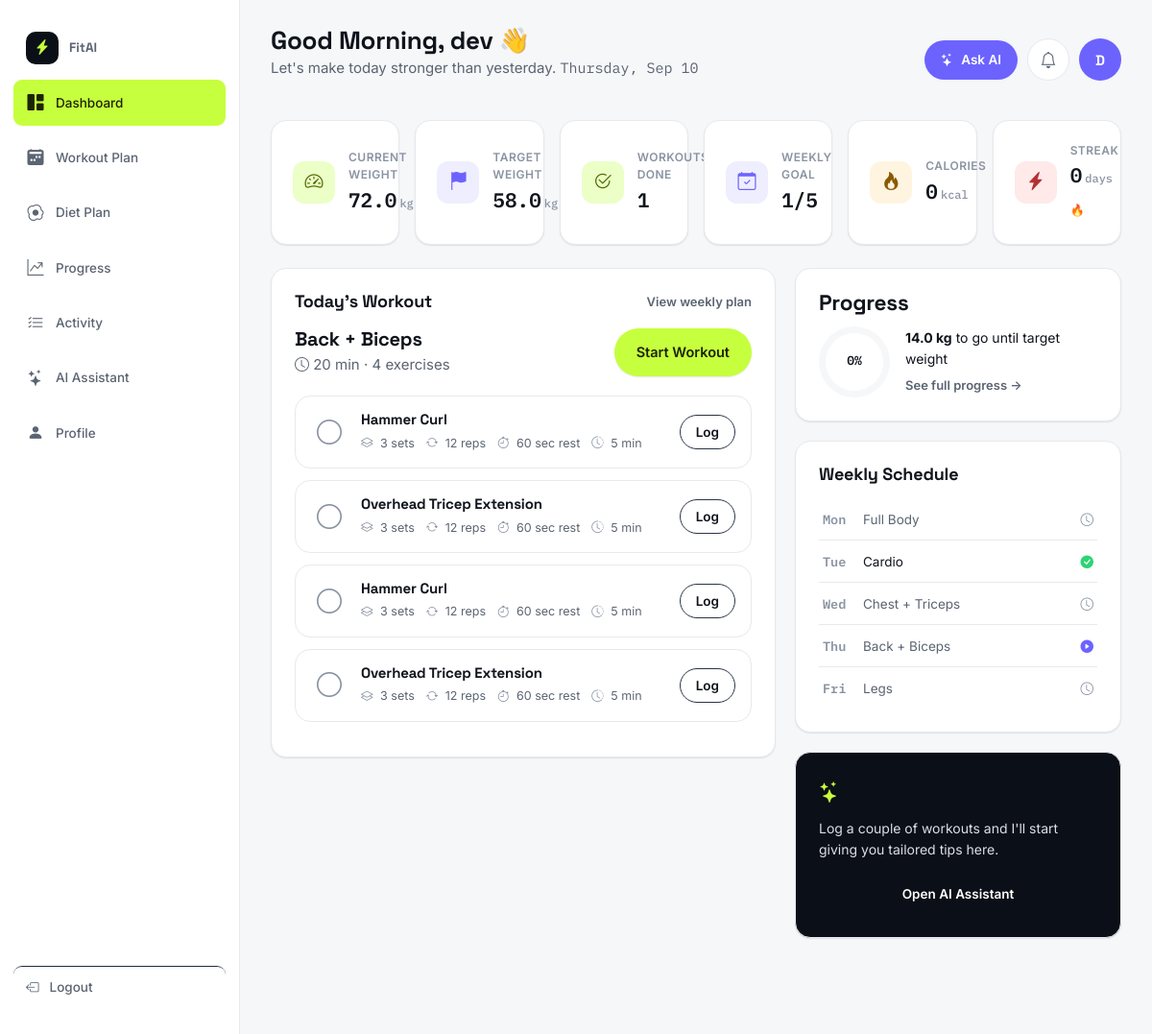
The app's page /dashboard/ (signed in) with its own data.
### core/models.py (models this page shows, shortened)
class UserProfile(models.Model):
    user = models.OneToOneField(User, on_delete=models.CASCADE, related_name="profile")
    mobile = models.CharField(max_length=20, blank=True)
    goal = models.CharField(max_length=30, choices=GOAL_CHOICES, blank=True)
    age = models.PositiveSmallIntegerField(null=True, blank=True)
    gender = models.CharField(max_length=10, choices=GENDER_CHOICES, blank=True)
    height_cm = models.FloatField(null=True, blank=True)
    weight_kg = models.FloatField(null=True, blank=True)
    target_weight_kg = models.FloatField(null=True, blank=True)
    fitness_level = models.CharField(max_length=20, choices=FITNESS_LEVEL_CHOICES, default="Beginner")
    activity_level = models.CharField(max_length=20, choices=ACTIVITY_LEVEL_CHOICES, default="Moderately Active")
    measurements = models.CharField(max_length=255, blank=True)
    workout_location = models.CharField(max_length=10, choices=LOCATION_CHOICES, blank=True)
    workout_days = models.PositiveSmallIntegerField(default=5)
    workout_duration = models.CharField(max_length=20, blank=True)
    workout_time = models.CharField(max_length=20, blank=True)
    equipment = models.JSONField(default=list, blank=True)
    onboarding_complete = models.BooleanField(default=False)
    created_at = models.DateTimeField(auto_now_add=True)
    @property
    def initial(self):
        name = (self.user.get_full_name() or self.user.username or "?").strip()
        return name[0].upper() if name else "?"

class WorkoutDay(models.Model):
    plan = models.ForeignKey(WorkoutPlan, on_delete=models.CASCADE, related_name="days")
    day = models.CharField(max_length=10, choices=DAY_CHOICES)
    title = models.CharField(max_length=120)
    is_rest = models.BooleanField(default=False)
    order = models.PositiveSmallIntegerField(default=0)
    class Meta:
        unique_together = ("plan", "day")
        ordering = ["order"]

class Exercise(models.Model):
    name = models.CharField(max_length=120, unique=True)
    muscle_group = models.CharField(max_length=60, blank=True)
    equipment = models.CharField(max_length=120, blank=True)
    difficulty = models.CharField(max_length=20, choices=FITNESS_LEVEL_CHOICES, default="Beginner")
    default_sets = models.PositiveSmallIntegerField(default=3)
    default_reps = models.PositiveSmallIntegerField(default=10)
    default_rest_seconds = models.PositiveSmallIntegerField(default=60)
    calories_per_set = models.PositiveSmallIntegerField(default=8)

### core/views.py (the view)
# urls.py: path("dashboard/", views.dashboard, name="dashboard"),
@login_required
def dashboard(request):
    user = request.user
    profile, _ = m.UserProfile.objects.get_or_create(user=user)
    if not profile.onboarding_complete:
        return redirect("onboarding_goal")
    plan = m.WorkoutPlan.objects.filter(user=user, is_active=True).prefetch_related("days__exercises__exercise").first()
    today_key = DAY_ORDER[timezone.now().weekday()]
    today = timezone.now().date()
    weekly_cards = []
    today_wd = None
    if plan:
        completed_days = set(m.WorkoutSessionCompletion.objects.filter(user=user, day__plan=plan).values_list("day_id", flat=True))
        for wd in plan.days.all():
            if wd.day == today_key:
                today_wd = wd
                status = "today"
            elif wd.is_rest:
                status = "rest"
            elif wd.id in completed_days:
                status = "completed"
            else:
                status = "upcoming"
            weekly_cards.append({"day": DAY_LABEL[wd.day], "title": wd.title, "status": status,
                                  "url": f"/dashboard/workout-detail/{wd.day}/"})
    today_exercises = []
    today_duration = 0
    if today_wd and not today_wd.is_rest:
        logs_today = {l.day_exercise_id: l for l in m.WorkoutLog.objects.filter(user=user, date=today, day_exercise__day=today_wd)}
        for de in today_wd.exercises.select_related("exercise"):
            log = logs_today.get(de.id)
            done = bool(log and log.completed)
            today_exercises.append({"id": de.id, "name": de.exercise.name, "sets": de.sets, "reps": de.reps,
                                     "rest": de.rest_label, "duration": de.duration_label, "done": done})
            today_duration += int(de.duration_label.split()[0])
    workouts_done = m.WorkoutSessionCompletion.objects.filter(user=user).count()
    week_start = today - timezone.timedelta(days=today.weekday())
    week_done = m.WorkoutSessionCompletion.objects.filter(user=user, date__gte=week_start).count()
    calories_today = m.ProgressEntry.objects.filter(user=user, date=today).values_list("calories", flat=True).first() or 0
    streak = 0
    d = today
    dates = set(m.WorkoutSessionCompletion.objects.filter(user=user).values_list("date", flat=True))
    while d in dates:
        streak += 1
        d = d - timezone.timedelta(days=1)
    weight_to_go = None
    ring_pct = 0
    if profile.weight_kg and profile.target_weight_kg:
        weight_to_go = round(abs(profile.target_weight_kg - profile.weight_kg), 1)
        start_weight = m.ProgressEntry.objects.filter(user=user).order_by("date").values_list("weight_kg", flat=True).first() or profile.weight_kg
        total_span = abs(start_weight - profile.target_weight_kg) or 1
        traveled = abs(start_weight - profile.weight_kg)
        ring_pct = min(100, round((traveled / total_span) * 100))
    mini_schedule = []
    if plan:
        completed_days = set(m.WorkoutSessionCompletion.objects.filter(user=user, day__plan=plan).values_list("day_id", flat=True))
        for wd in list(plan.days.all())[:5]:
            if wd.day == today_key:
                state = "is-today"
            elif wd.id in completed_days:
                state = "is-done"
            else:
                state = ""
            mini_schedule.append({"short": DAY_LABEL[wd.day].title(), "title": wd.title, "state": state,
                                   "is_rest": wd.is_rest, "past": wd.order < timezone.now().weekday()})
    ai_tip = "Log a couple of workouts and I'll start giving you tailored tips here."
    strongest = m.StrengthRecord.objects.filter(user=user).order_by("-best_weight_kg").first()
    if strongest:
        ai_tip = f'"You\'re making progress on {strongest.exercise.name} — want a slightly heavier set today?"'
    context = {
        "profile": profile,
        "greeting_name": user.first_name or user.username,
        "weekly_cards": weekly_cards,
        "today_workout": today_wd,
        "today_exercises": today_exercises,
        "today_duration": today_duration,
        "workouts_done": workouts_done,
        "week_done": week_done,
        "weekly_goal": profile.workout_days,
        "weekly_progress_label": f"{week_done}/{profile.workout_days}",
        "calories_today": calories_today,
        "streak": streak,
        "weight_to_go": weight_to_go,
        "ring_pct": ring_pct,
        "mini_schedule": mini_schedule,
        "ai_tip": ai_tip,
    }
    return render(request, "dashboard/dashboard.html", context)

### templates/dashboard/dashboard.html (shortened to what this page needs)
{% extends "base.html" %}
{% load static %}
{% block extra_css %}<link rel="stylesheet" href="{% static 'css/dashboard.css' %}">{% endblock %}
{% block content %}
<div class="app-shell">
  {% include "components/sidebar.html" with active="dashboard" %}
  <main class="main-content" id="main-content">
    <div class="topbar">
      <div class="topbar__greeting">
        <h1>Good Morning, {{ greeting_name }} 👋</h1>
        <p class="muted">Let's make today stronger than yesterday. <span class="mono" id="todayDate"></span></p>
      </div>
      <div class="topbar__actions">
        <a href="/ai-assistant/" class="btn btn-violet btn-sm"><i class="bi bi-stars"></i> Ask AI</a>
        <button class="icon-btn" id="notifBtn" aria-haspopup="true" aria-expanded="false" aria-label="Notifications">
          <i class="bi bi-bell"></i>{% if unread_notifications_count %}<span class="badge-dot"></span>{% endif %}
        </button>
        <a href="/dashboard/profile/" class="avatar">{{ profile.initial }}</a>
      </div>
    </div>
    <div class="stat-grid" id="statGrid">
      {% include "components/stat_card.html" with icon="bi-speedometer2" label="Current Weight" value=profile.weight_kg|default:"—" unit="kg" tone="lime" %}
      {% include "components/stat_card.html" with icon="bi-flag-fill" label="Target Weight" value=profile.target_weight_kg|default:"—" unit="kg" tone="violet" %}
      {% include "components/stat_card.html" with icon="bi-check2-circle" label="Workouts Done" value=workouts_done unit="" tone="lime" %}
      {% include "components/stat_card.html" with icon="bi-calendar-check" label="Weekly Goal" value=weekly_progress_label unit="" tone="violet" %}
      {% include "components/stat_card.html" with icon="bi-fire" label="Calories" value=calories_today unit="kcal" tone="amber" %}
      {% include "components/stat_card.html" with icon="bi-lightning-charge-fill" label="Streak" value=streak unit="days 🔥" tone="red" %}
    </div>
    <div class="dash-grid">
      <section class="card card-pad">
        <div class="section-head">
          <h2>Today's Workout</h2>
          <a href="/dashboard/workout-plan/" class="muted" style="font-size:13px;font-weight:600;">View weekly plan</a>
        </div>
        {% if today_workout and not today_workout.is_rest %}
        <div class="today-workout-head">
          <div>
            <h3>{{ today_workout.title }}</h3>
            <span class="muted"><i class="bi bi-clock"></i> {{ today_duration }} min · {{ today_exercises|length }} exercises</span>
          </div>
          <a href="/dashboard/workout-session/?day={{ today_workout.day }}" class="btn btn-primary">Start Workout</a>
        </div>
        {% for ex in today_exercises %}
        {% include "components/exercise_card.html" with id=ex.id name=ex.name sets=ex.sets reps=ex.reps rest=ex.rest duration=ex.duration done=ex.done %}
        {% empty %}
        <p class="muted">No exercises scheduled — check your weekly plan.</p>
        {% endfor %}
        {% endif %}
      </section>
      <div class="dash-side">
        <section class="card card-pad">
          <h2>Progress</h2>
          <div class="progress-summary">
            <span class="ring" style="--val:{{ ring_pct }}"><span>{{ ring_pct }}%</span></span>
            <div>
              {% if weight_to_go %}
              <p><strong>{{ weight_to_go }} kg</strong> to go until target weight</p>
              {% else %}
              <p>Set a target weight in your profile to track progress here.</p>
              {% endif %}
              <a href="/dashboard/progress/" class="muted" style="font-size:13px;font-weight:600;">See full progress →</a>
            </div>
          </div>
        </section>
        <section class="card card-pad">
          <div class="section-head">
            <h2>Weekly Schedule</h2>
          </div>
          <ul class="mini-schedule">
            {% for item in mini_schedule %}
            <li class="{{ item.state }}"><span>{{ item.short }}</span> {{ item.title }}
              {% if item.state == 'is-done' %}<i class="bi bi-check-circle-fill"></i>
              {% elif item.state == 'is-today' %}<i class="bi bi-play-circle-fill"></i>
              {% elif item.is_rest %}<i class="bi bi-moon-stars-fill"></i>
              {% else %}<i class="bi bi-clock"></i>{% endif %}
            </li>
            {% empty %}
            <li><span>—</span> No plan yet</li>
            {% endfor %}
          </ul>
        </section>
        <section class="card card-pad ai-teaser">
          <i class="bi bi-stars"></i>
          <p>{{ ai_tip }}</p>
          <a href="/ai-assistant/" class="btn btn-dark btn-sm btn-block">Open AI Assistant</a>
        </section>
      </div>
    </div>
  </main>
</div>
{% endblock %}

### templates/base.html (shortened to what this page needs)
{% load static %}<!DOCTYPE html>
<html lang="en">
<head>
<link rel="stylesheet" href="https://cdn.jsdelivr.net/npm/bootstrap-icons@1.11.3/font/bootstrap-icons.css">
<link rel="stylesheet" href="{% static 'css/style.css' %}">
<link rel="stylesheet" href="{% static 'css/responsive.css' %}">
<link rel="stylesheet" href="{% static 'css/auth.css' %}">
{% block extra_css %}{% endblock %}
</head>
<body class="{% block body_class %}{% endblock %}">
{% block content %}{% endblock %}
</body>
</html>

### templates/components/sidebar.html
{% load static %}
<aside class="sidebar" id="sidebar">
  <a href="/dashboard/" class="brand sidebar__brand">
    <span class="brand__mark"><i class="bi bi-lightning-charge-fill"></i></span>
    <span class="brand__name">FitAI</span>
  </a>
  <nav class="sidebar__nav" aria-label="Dashboard">
    <a href="/dashboard/" class="{% if active == 'dashboard' %}is-active{% endif %}"><i class="bi bi-grid-1x2-fill"></i><span>Dashboard</span></a>
    <a href="/dashboard/workout-plan/" class="{% if active == 'workout' %}is-active{% endif %}"><i class="bi bi-calendar2-week-fill"></i><span>Workout Plan</span></a>
    <a href="/dashboard/diet-plan/" class="{% if active == 'diet' %}is-active{% endif %}"><i class="bi bi-egg-fried"></i><span>Diet Plan</span></a>
    <a href="/dashboard/progress/" class="{% if active == 'progress' %}is-active{% endif %}"><i class="bi bi-graph-up-arrow"></i><span>Progress</span></a>
    <a href="/dashboard/activity/" class="{% if active == 'activity' %}is-active{% endif %}"><i class="bi bi-list-check"></i><span>Activity</span></a>
    <a href="/ai-assistant/" class="{% if active == 'ai' %}is-active{% endif %}"><i class="bi bi-stars"></i><span>AI Assistant</span></a>
    <a href="/dashboard/profile/" class="{% if active == 'profile' %}is-active{% endif %}"><i class="bi bi-person-fill"></i><span>Profile</span></a>
  </nav>
  <a href="/logout/" class="sidebar__logout"><i class="bi bi-box-arrow-left"></i><span>Logout</span></a>
</aside>

### templates/components/stat_card.html
<div class="stat-card">
  <div class="stat-card__icon tone-{{ tone|default:'lime' }}"><i class="bi {{ icon }}"></i></div>
  <div class="stat-card__body">
    <span class="stat-card__label">{{ label }}</span>
    <span class="stat-card__value">{{ value }}<small>{{ unit }}</small></span>
  </div>
</div>

### templates/components/exercise_card.html
<div class="exercise-card {% if done %}is-done{% endif %}" data-exercise data-id="{{ id|default:'' }}">
  <button class="exercise-card__check" type="button" aria-pressed="{{ done|yesno:'true,false' }}" aria-label="Mark {{ name }} complete">
    <i class="bi {% if done %}bi-check-circle-fill{% else %}bi-circle{% endif %}"></i>
  </button>
  <div class="exercise-card__body">
    <h4>{{ name }}</h4>
    <div class="exercise-card__meta">
      <span><i class="bi bi-layers"></i> {{ sets }} sets</span>
      <span><i class="bi bi-arrow-repeat"></i> {{ reps }} reps</span>
      <span><i class="bi bi-stopwatch"></i> {{ rest }} rest</span>
      <span><i class="bi bi-clock-history"></i> {{ duration }}</span>
    </div>
  </div>
  <button class="btn btn-outline btn-sm exercise-card__log" type="button">Log</button>
</div>

### records on screen
UserProfile: initial "D", weight_kg "72.0 58.0"
WorkoutDay: title "Back + Biceps", is_rest False (drawn), title "Back + Biceps"
Exercise: today_exercises "Hammer Curl" "Hammer Curl"
Exercise: today_exercises "Overhead Tricep Extension" "Overhead Tricep Extension"
WorkoutDay: title "Full Body"
WorkoutDay: title "Cardio"
WorkoutDay: title "Chest + Triceps"
WorkoutDay: title "Legs"

### other values on screen
{{ greeting_name }} "dev"
{{ label }} "CURRENT WEIGHT TARGET WEIGHT WORKOUTS DONE WEEKLY GOAL CALORIES STREAK"
{{ unit }} "kg kg kcal days 🔥"
{{ value }} "1 1/5 0 0"
{{ today_duration }} "20"
{{ today_exercises|length }} "4"
{{ sets }} "3" "3" "3" "3"
{{ reps }} "12" "12" "12" "12"
{{ rest }} "60 sec" "60 sec" "60 sec" "60 sec"
{{ duration }} "5 min" "5 min" "5 min" "5 min"
{{ ring_pct }} "0"
{{ weight_to_go }} "14.0"
{{ item.short }} "Mon" "Tue" "Wed" "Thu" "Fri"
{{ ai_tip }} "Log a couple of workouts and I'll start giving you tailored tips here."
